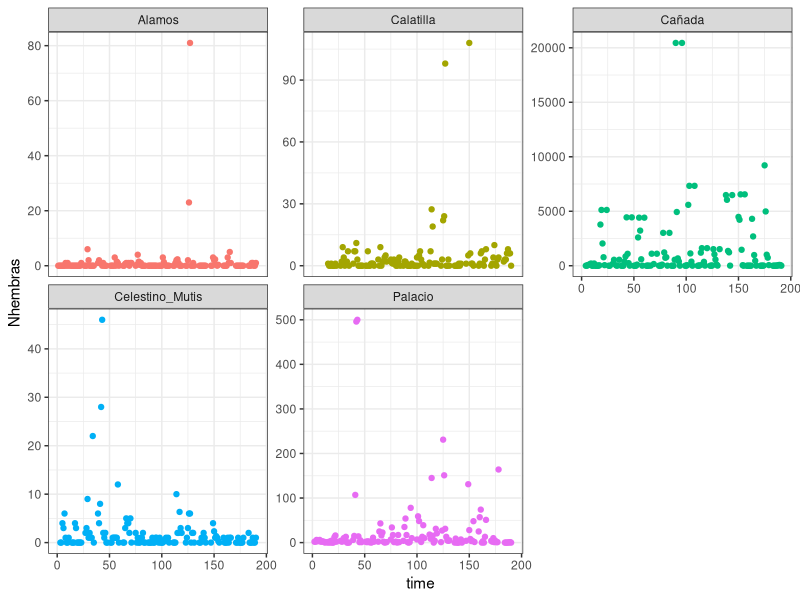
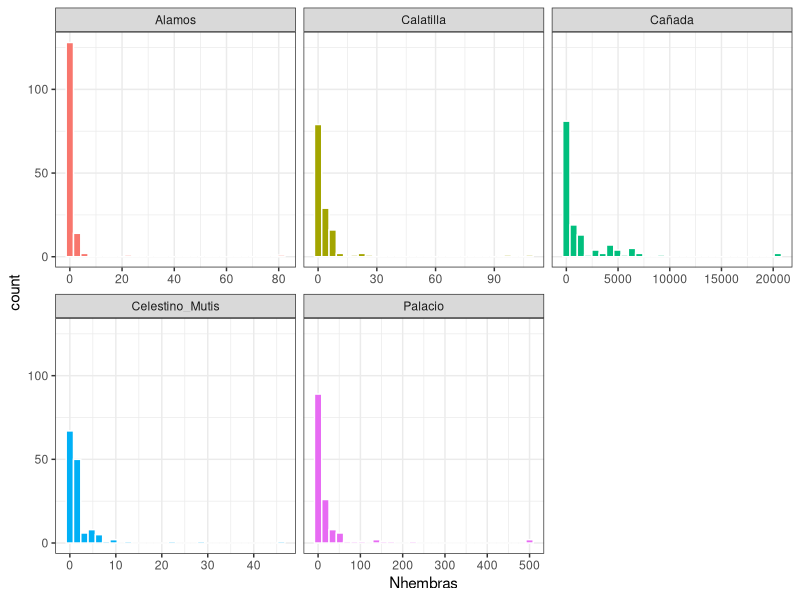

Here is the R script that generated these plots, in order:
library(dplyr)
library(readxl)
library(ggplot2); theme_set(theme_bw())

# Read in the mosquito data
mos_dat <- read_xlsx('mosquitos.xlsx') %>%
  dplyr::mutate(series = as.factor(Lugar),
                month = Mes) %>%
  dplyr::group_by(series) %>%
  dplyr::arrange(year, month) %>%
  dplyr::ungroup()

# Ensure all series have an observation for all possible timepoints;
# unfortunately this will result in missing values for covariates as well,
# so mvgam may not be an option here
all_times <- expand.grid(year = seq(min(mos_dat$year),
                                    max(mos_dat$year)),
                         month = 1:12,
                         series = unique(mos_dat$series))

mos_dat %>%
  dplyr::select(-Time) %>%
  dplyr::right_join(all_times) %>%
  dplyr::group_by(series) %>%
  dplyr::arrange(year, month) %>%
  dplyr::mutate(time = dplyr::row_number()) %>%
  dplyr::ungroup() -> mos_dat

# Number of missing values for each region
mos_dat %>%
  dplyr::filter(is.na(Nhembras)) %>%
  dplyr::group_by(series) %>%
  dplyr::tally()

# Plot the region-level time series
ggplot(mos_dat, aes(time, Nhembras, col = series)) +
  geom_point() +
  facet_wrap(~series, scales = 'free_y') +
  theme(legend.position = 'none')

# Look at region-level histograms
ggplot(mos_dat, aes(Nhembras, fill = series)) +
  geom_histogram(col = 'white') +
  facet_wrap(~series, scales = 'free_x') +
  theme(legend.position = 'none')

# Some very big differences in counts here, hopefully some of the covariates
# can help explain these 